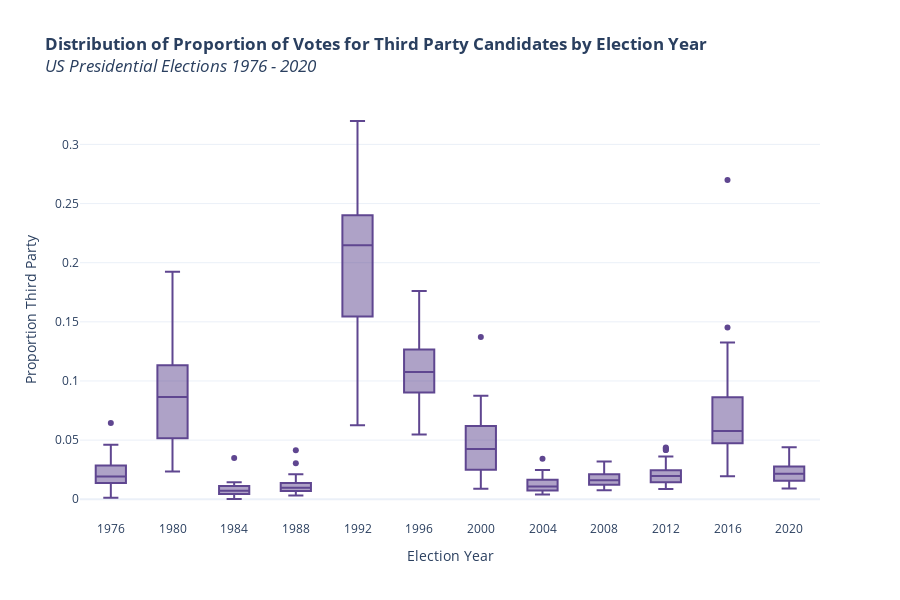

The notebook cell saved with this chart:
### Code cell
px.box(
    data_frame = other_party_prop_df,
    x = "year", 
    y = "candidatevotes_prop",
    color_discrete_sequence = px.colors.qualitative.Prism,
    title = "<b>Distribution of Proportion of Votes for Third Party Candidates by Election Year</b><br><i>US Presidential Elections 1976 - 2020</i>",
    labels = {"candidatevotes_prop": "Proportion Third Party", "year": "Election Year"},
    height = 600
)

### Figure 1 — Plotly figure (JSON) as saved in the notebook; plotly's stock layout.template omitted (floating-point values rounded to 4 significant figures; data arrays with more than 128 entries replaced by an {"elided": "..."} marker saying what was removed)
{"data": [{"alignmentgroup": "True", "hovertemplate": "Election Year=%{x}<br>Proportion Third Party=%{y}<extra></extra>", "legendgroup": "", "marker": {"color": "rgb(95, 70, 144)"}, "name": "", "notched": false, "offsetgroup": "", "orientation": "v", "showlegend": false, "type": "box", "x": {"elided": "605 int values"}, "x0": " ", "xaxis": "x", "y": {"elided": "605 float values"}, "y0": " ", "yaxis": "y"}], "layout": {"boxmode": "group", "height": 600, "legend": {"tracegroupgap": 0}, "title": {"text": "<b>Distribution of Proportion of Votes for Third Party Candidates by Election Year</b><br><i>US Presidential Elections 1976 - 2020</i>"}, "xaxis": {"anchor": "y", "domain": [0, 1], "title": {"text": "Election Year"}}, "yaxis": {"anchor": "x", "domain": [0, 1], "title": {"text": "Proportion Third Party"}}}}
